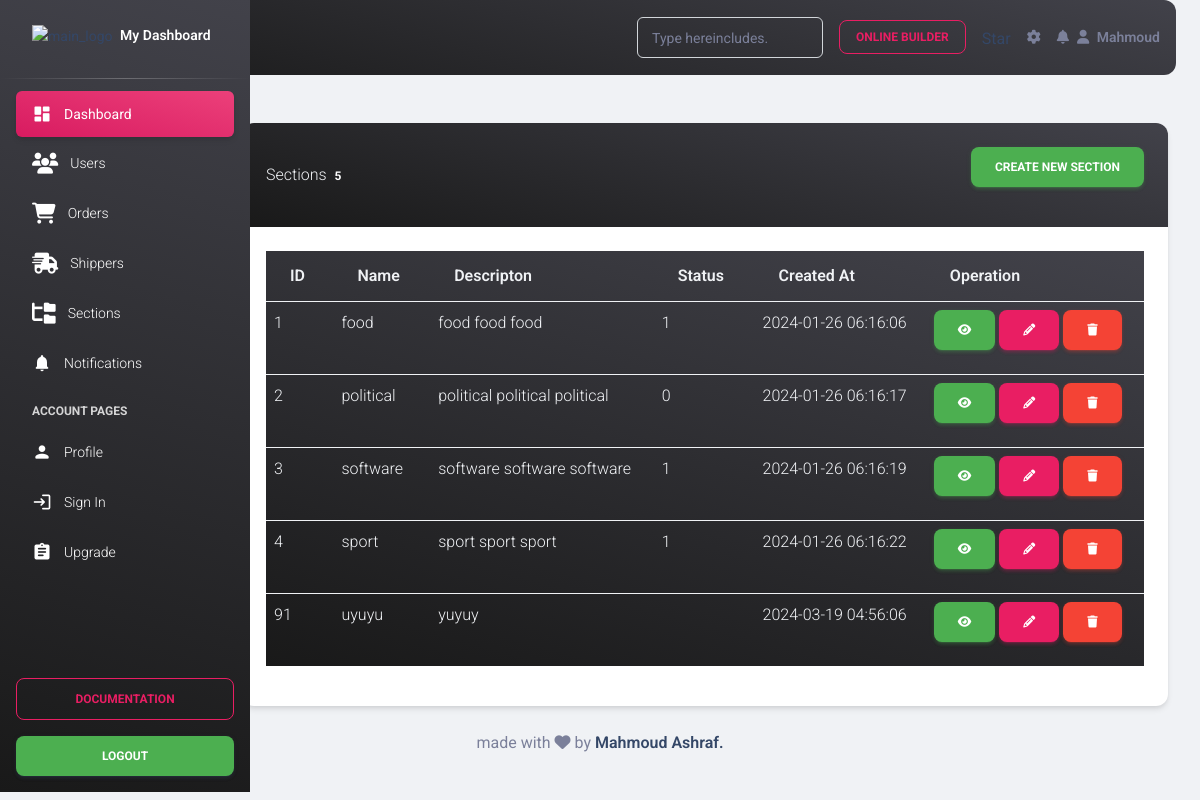
Screenshot of /Admin/sections.php (signed in) with the database file from the repository.
### tables this page shows
CREATE TABLE `sections` (
  `section_id` int(11) NOT NULL,
  `section_name` varchar(255) NOT NULL,
  `descripton` text NOT NULL,
  `status` enum('0','1') NOT NULL,
  `created_at` timestamp NOT NULL DEFAULT current_timestamp() ON UPDATE current_timestamp()
);

### Admin/sections.php (the view, shortened to what this page needs)
<?php
include("inti.php");
if (isset($_SESSION['mans'])) {
    $statment = $connect->prepare("SELECT * FROM sections");
    $statment->execute();
    $seccount = $statment->rowCount();
    $result = $statment->fetchAll();
    $page = "All";
    if (isset($_GET['page'])) {
        $page = $_GET['page'];
    } else {
        $page = "All";
    }
    if ($page == "All"){
      ?>
      <div class="container mt-5">
          <div class="row">
              <div style="margin-left: 200px;" class="col-md-10 ">
                  <div class="card">
                      <div class="card-header bg-gradient-dark text-light d-flex justify-content-between align-items-center">
                          <div>
                              Sections <span class="badge badge-primary ml-1 p-1"> <?php echo $seccount ?></span>
                          </div>
                          <a href="?page=create" class="btn btn-success">Create New section</a>
                      </div>
                      <div class="card-body">
                          <table class="table bg-gradient-dark text-light">
                              <thead>
                                  <tr>
                                      <th scope="col">ID</th>
                                      <th scope="col">Name</th>
                                      <th scope="col">Descripton</th>
                                      <th scope="col">Status</th>
                                      <th scope="col">Created at</th>
                                      <th scope="col">Operation</th>
                                  </tr>
                              </thead>
                              <tbody>
                                  <?php
                                  if ($seccount>0) {
                                      foreach ($result as $item) {
                                  ?>
                                          <tr>
                                              <td scope="row"><?php echo $item['section_id'] ?></td>
                                              <td><?php echo $item['section_name'] ?></td>
                                              <td><?php echo $item['descripton'] ?></td>
                                              <td><?php echo $item['status'] ?></td>
                                              <td><?php echo $item['created_at'] ?></td>
                                              <td>
                                                  <a href="?page=show&section_id=<?php echo $item['section_id'] ?>" class="btn btn-success">
                                                      <i class="fa-solid fa-eye"></i>
                                                  </a>
                                                  <a href="?page=edit&section_id=<?php echo $item['section_id'] ?>" class="btn btn-primary">
                                                      <i class="fa-solid fa-pencil"></i>
                                                  </a>
                                                  <a href="?page=delete&section_id=<?php echo $item['section_id'] ?>" class="btn btn-danger">
                                                      <i class="fa-solid fa-trash"></i>
                                                  </a>
                                              </td>
                                          </tr>
                                  <?php
                                      }
                                  }
                                  ?>
                              </tbody>
                          </table>
                      </div>
                  </div>
              </div>
          </div>
      </div>
  <?php
    }else if ($page == "show"){
        $section_id  = "";
        if (isset($_GET['section_id'])) {
            $section_id  = $_GET['section_id'];
        } else {
            $section_id  = "";
        }
        $statment = $connect->prepare("SELECT * from sections where section_id=? limit 1");
        $statment->execute(array($section_id ));
        $seccount = $statment->rowCount();
        $result = $statment->fetch();
    ?>
        <div class="container mt-5">
            <div class="row">
                <div  style="margin-left: 200px;" class="col-md-10 ">
                    <div class="card">
                        <div class="card-header bg-gradient-dark  text-light">
                            Sections <span class="badge badge-primary ml-1 p-1"> <?php echo $seccount ?></span>
                        </div>
                        <div class="card-body">
                            <table class="table bg-gradient-dark text-light">
                                <thead>
                                    <tr>
                                        <th scope="col">ID</th>
                                        <th scope="col">Name</th>
                                        <th scope="col">Descripton</th>
                                        <th scope="col">Status</th>
                                        <th scope="col">Created At</th>
                                        <th scope="col">Operation</th>
                                    </tr>
                                </thead>
                                <tbody>
                                    <?php
                                    if ($seccount > 0) {
                                    ?>
                                        <tr>
                                            <td scope="row"><?php echo $result['section_id'] ?></td>
                                            <td><?php echo $result['section_name'] ?></td>
                                            <td><?php echo $result['descripton'] ?></td>
                                            <td><?php echo $result['status'] ?></td>
                                            <td><?php echo $result['created_at'] ?></td>
                                            <td>
                                                <a href="?page=All" class="btn btn-success">
                                                    <i class="fa-solid fa-home"></i>
                                                </a>
                                            </td>
                                        </tr>
                                    <?php
                                    }
                                    ?>
                                </tbody>
                            </table>
                        </div>
                    </div>
                </div>
            </div>
        </div>
    <?php
    } else if ($page == "delete") {
        $section_id = "";
        if (isset($_GET['section_id'])) {
            $section_id = $_GET['section_id'];
        } else {
            $section_id = "";
        }
        $statment = $connect->prepare("DELETE FROM sections WHERE section_id=?");
        $statment->execute(array($section_id));
        header("Location:sections.php?page=All");
    } else if ($page == "edit") {
        $section_id = "";
        if (isset($_GET['section_id'])) {
            $section_id = $_GET['section_id'];
        } else {
            $section_id = "";
        }
        $statment = $connect->prepare("SELECT * FROM sections WHERE section_id=? limit 1");
        $statment->execute(array($section_id));
        $result = $statment->fetch();
    ?>
        <div class="container mt-5">
            <div class="row">
                <div style="margin-left: 300px;" class="col-md-10">
                    <form method="post" action="?page=save-update">
                        <input type="hidden" value="<?php echo $result['section_id'] ?>" name="old_id">
                        <div class="form-group"  style="width: 70%;">
                            <label>ID</label>
                            <input style="border: 1px solid #aaa;" type="text" class="form-control p-2" name="id" value="<?php echo $result['section_id'] ?>">
                        </div>
                        <div class="form-group"  style="width: 70%;">
                            <label>Section Name</label>
                            <input style="border: 1px solid #aaa;" type="text" class="form-control p-2" name="section_name" value="<?php echo $result['section_name'] ?>">
                        </div>
                        <div class="form-group"  style="width: 70%;">
                            <label>Descripton</label>
                            <input style="border: 1px solid #aaa;" type="text" class="form-control p-2" name="descripton" value="<?php echo $result['descripton'] ?>">
                        </div>
                        <div class="form-group"  style="width: 70%;">
                            <label>Status</label>
                            <input style="border: 1px solid #aaa;" type="enum" class="form-control p-2" name="status" value="<?php echo $result['status'] ?>">
                        </div>
                        <div class="form-group"  style="width: 70%;">
                            <label>Created At</label>
                            <input style="border: 1px solid #aaa;" type="timestamp" class="form-control p-2" name="created_at" value="<?php echo $result['created_at'] ?>">
                        </div>
                        <button type="submit" class="btn btn-primary btn-block mt-4" name="submit-update">Edit</button>
                    </form>
                </div>
            </div>
        </div>
    <?php
    } else if ($page == "save-update") {
        if ($_SERVER['REQUEST_METHOD'] == "POST") {
            if (isset($_POST['submit-update'])) {
                $old_id = $_POST['old_id'];
                $new_id = $_POST['id'];
                $section= $_POST['section_name'];
                $Descripton= $_POST['descripton'];
                $status = $_POST['status'];
                $created_at = $_POST['created_at'];
                try {
                $statment = $connect->prepare("UPDATE sections set
                section_id=?,
                section_name= ?,
                descripton=?,
                `status`=?,
                created_at=?
                where section_id=?
                ");
                    $statment->execute(array($new_id, $section, $Descripton ,$status, $created_at, $old_id));
                    echo "<h2 class='alert alert-success text-center'>Update Successfully</h2>";
                    header("Refresh:3;url=sections.php");
                } catch (PDOException $e) {
                    echo "<h2 class='alert alert-danger text-center'>Your ID Used Before</h2>";
                    header("Refresh:3;url=sections.php?page=edit&section_id=$old_id");
                }
            }
        }
    } else if ($page == "create") {
    ?>
        <div class="container mt-5">
            <div class="row">
                <div style="margin-left: 300px;" class="col-md-10">
                    <form method="post" action="?page=save-create">
                        <div class="form-group" style="width: 70%;">
                            <label>ID</label>
                            <input style="border: 1px solid #aaa;"  type="text" class="form-control p-2" name="id" value="<?php
                             if(isset($_SESSION['ahmed'])){
                              echo $_SESSION['ahmed'];
                              unset($_SESSION['ahmed']);}?>">
                        </div>
                        <div class="form-group" style="width: 70%;">
                            <label>Section name</label>
                            <input style="border: 1px solid #aaa;"  type="text" class="form-control p-2" name="section_name" value="<?php
                            if(isset($_SESSION['section_name'])){
                                echo $_SESSION['section_name'];
                                unset($_SESSION['section_name']);
                            }
                            ?>">
                        </div>
                        <div class="form-group" style="width: 70%;">
                            <label>Descripton</label>
                            <input style="border: 1px solid #aaa;"  type="text" class="form-control p-2" name="descripton">
                        </div>
                        <div class="form-group" style="width: 70%;">
                            <label>Status</label>
                            <select name="status" class="form-control p-2" style="border: 1px solid #aaa;"
>
                                <option value="0">Block</option>
                                <option value="1">Active</option>
                            </select>
                        </div>
                        <div class="form-group" style="width: 70%;">
                            <label>created_at</label>
                            <input style="border: 1px solid #aaa;"  type="timestamp" class="form-control p-2" name="created_at">
                        </div>
                        <button type="submit" class="btn btn-primary btn-block mt-4" name="submit-create">Create New Section</button>
                    </form>
                </div>
            </div>
        </div>
    <?php
    } else if ($page == "save-create"){
        if ($_SERVER['REQUEST_METHOD'] == "POST") {
            if (isset($_POST['submit-create'])) {
                $id = $_POST['id'];
                $section = $_POST['section_name'];
                $Descripton = $_POST['descripton'];
                $status = $_POST['status'];
                try{
                    $statment = $connect->prepare("INSERT INTO sections
                    (section_id ,section_name,descripton,`status`,created_at)
                    values(?,?,?,?,now())
                    ");
                    $statment->execute(array($id, $section, $Descripton, $status));
                    echo "<h2 class='alert alert-success text-center'>Created successfully</h2>";
                    header("Refresh:1;url=sections.php");
                } catch (PDOException $e) {
                    echo "<h2 class='alert alert-danger text-center'>You Used This id Before</h2>";
                    $_SESSION['ahmed'] = "Insert Anthor Id";
                    $_SESSION['section_name'] =$section ;
                    $_SESSION['descripton'] = $Descripton;
                    $_SESSION['status'] = $status;
                    header('Refresh:3;url=sections.php?page=create');
                }
            }
        }
    }
    ?>
<?php
    include('includes/temp/footer.php');
} else {
    header("Location:login.php");
}
?>

### rows the page displays
sections: section_id "1", section_name "food", descripton "food food food", status "1", created_at "2024-01-26 06:16:06"
sections: section_id "2", section_name "political", descripton "political political political", status "0", created_at "2024-01-26 06:16:17"
sections: section_id "3", section_name "software", descripton "software software software", status "1", created_at "2024-01-26 06:16:19"
sections: section_id "4", section_name "sport", descripton "sport sport sport", status "1", created_at "2024-01-26 06:16:22"
sections: section_id "91", section_name "uyuyu", descripton "yuyuy", created_at "2024-03-19 04:56:06"

### other values shown
$seccount "5"
